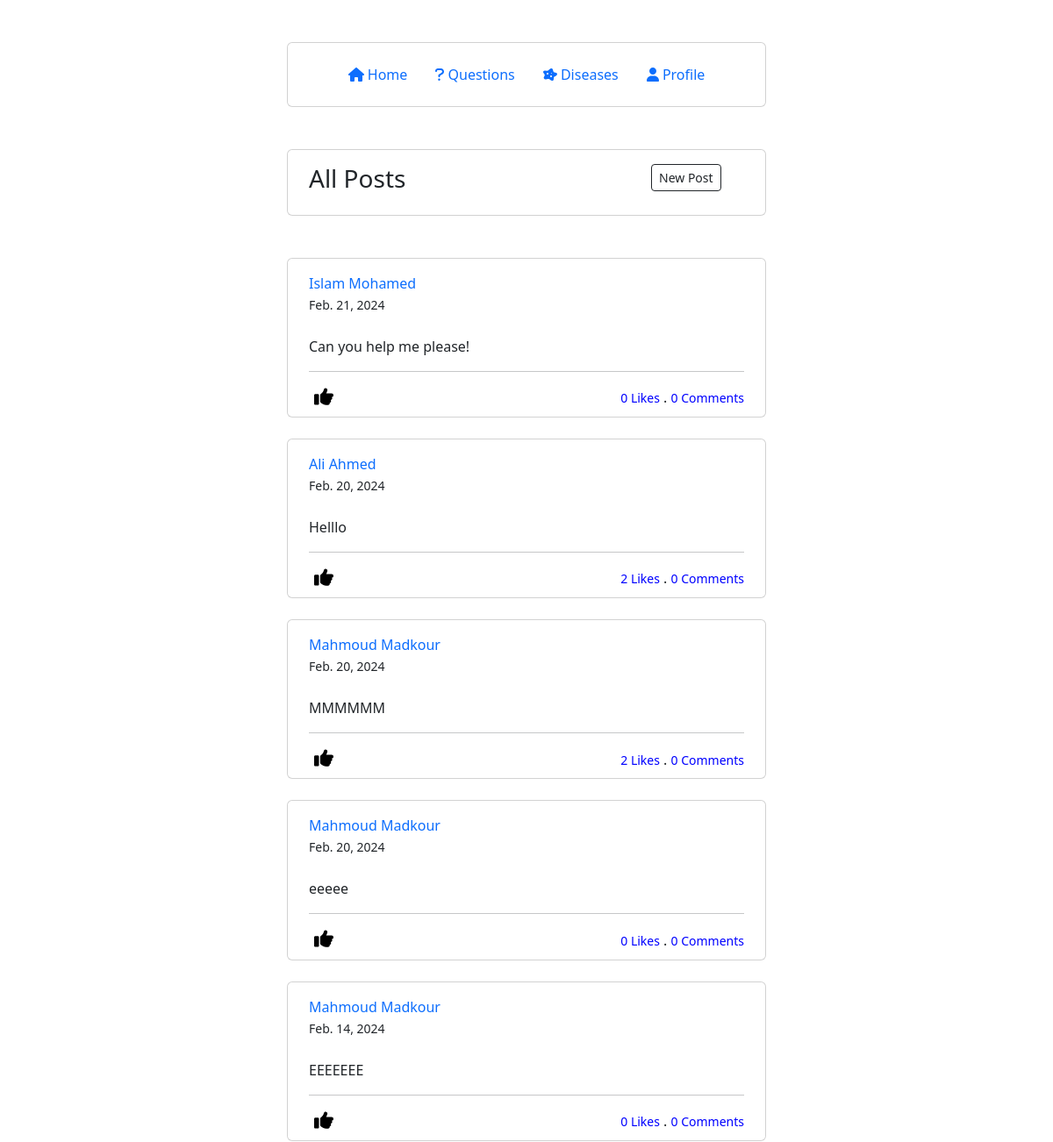
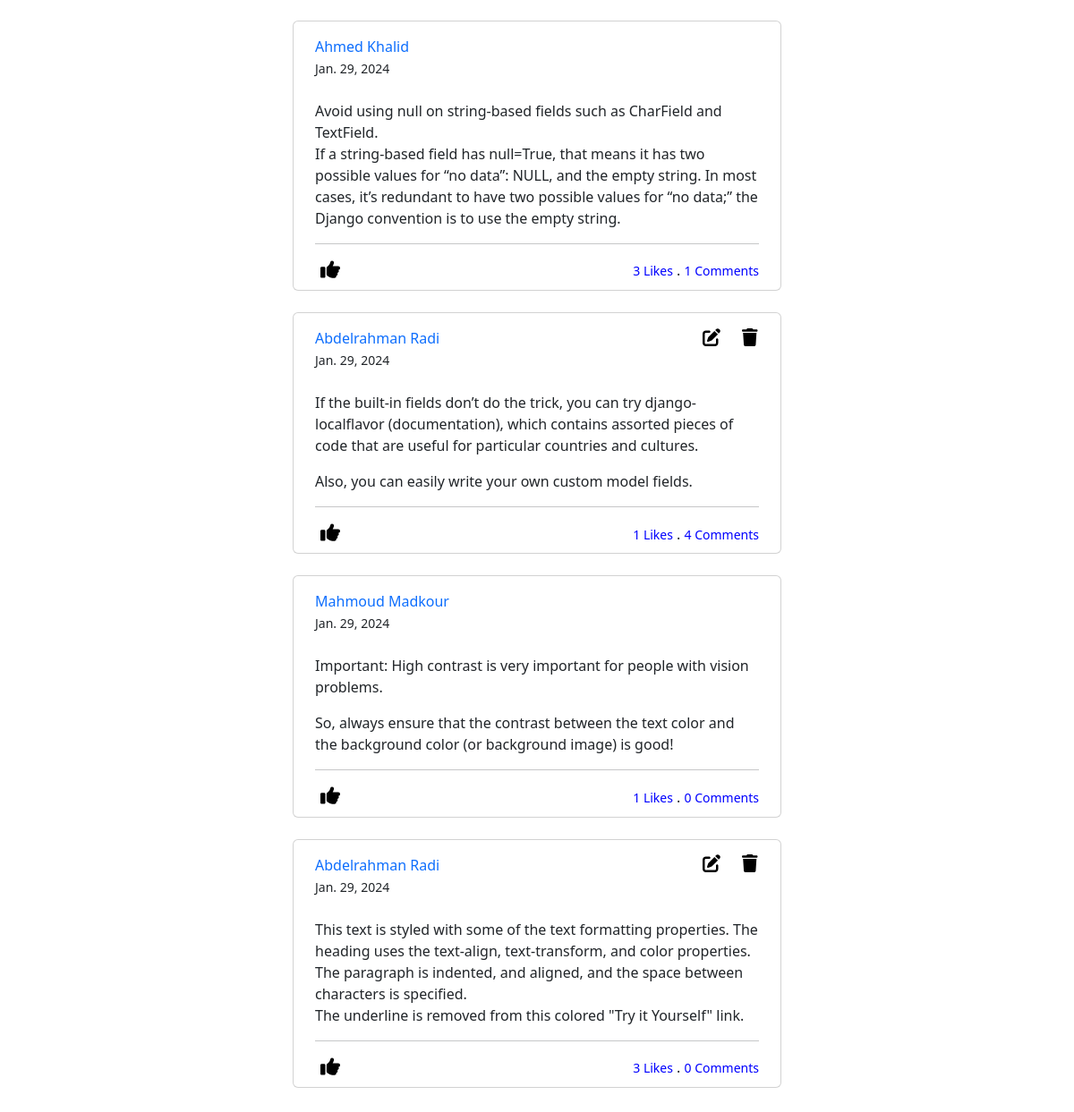
Screenshot of /posts/ (signed in) with the database file from the repository (2 pictures, top to bottom).
### account/models.py (models this page shows, shortened)
class Post(models.Model):
    user = models.ForeignKey(User, on_delete=models.CASCADE, null=True)
    body = models.TextField(max_length=1000, null=True)
    post_likes_count = models.PositiveIntegerField(default=0, null=True)
    created_on = models.DateTimeField(auto_now_add=True, null=True)
    last_modified = models.DateTimeField(auto_now=True, null=True)

### account/views.py (the view, shortened to what this page needs)
# urls.py: path('posts/', views.post_home, name='post_home'),
@login_required(login_url='login')
def post_home(request):
    if request.method == "GET":
        user = request.user
        posts = Post.objects.all().order_by("-created_on")
        likes = PostLikes.objects.filter(user=user)
        combined_data = {}                  # Assuming posts and likes are lists or querysets
        for post in posts:                  # Initialize combined_data with 'unlike' for all posts
            combined_data[post] = 'unlike'
        for like in likes:                  # Update combined_data based on likes
            if like.post in combined_data:
                combined_data[like.post] = 'like'
        post_form = PostForm()
        context = {
            'user': user,
            'combined_data': combined_data,
            'post_form': post_form,
        }
        return render(request, "post/home.html", context)

### account/templates/post/home.html (shortened to what this page needs)
{% extends "base.html" %}
{% block page_content %}
    <div class="container mt-5 mb-5">
        <div class="row d-flex align-items-center justify-content-center">
            <div class="col-md-6">
                <div id="all_posts" class="card">
                    <div class="p-2 ">
                        <div class="row px-3 py-2">
                            <div class="col-9 " class="comment-input">
                                <h3>All Posts</h3>
                            </div>
                            <div class="col-3" class="comment-input">
                                <button onclick="load_page()" class="btn btn-outline-dark btn-sm btn-block">New Post</button>
                            </div>
                        </div>
                    </div>
                </div>
                <br>
                <br>
                {% for post, like in combined_data.items %}
                    <div class="card p-2">
                        <div class="row p-2 px-3">
                            <div class="col-10">
                                {% if user == post.user %}
                                    <a style="text-decoration: none" href="{% url 'user_profile' %}">
                                        <span class="font-weight-bold"> {{ post.user.first_name }} {{ post.user.last_name }} </span><br>
                                    </a>
                                {% else %}
                                    <a style="text-decoration: none" href="{% url 'user_profile_everyone' post.user.id %}">
                                        <span class="font-weight-bold"> {{ post.user.first_name }} {{ post.user.last_name }} </span><br>
                                    </a>
                                {% endif %}
                                <small >{{ post.created_on.date }}</small>
                            </div>
                            {% if user == post.user %}
                                <div class="col-1">
                                    <a style="color: black;" href="{% url 'update_post' post.pk %}">
                                        <i class="fa fa-edit" style="font-size:20px"></i>
                                    </a>
                                </div>
                                <div class="col-1">
                                    <a style="color: black;" href="{% url 'delete_post' post.pk %}">
                                        <i class="fa fa-trash " style="font-size:20px"></i>
                                    </a>
                                </div>
                            {% endif %}
                        </div>
                        <div class="px-3">
                            <p> {{ post.body | linebreaks | safe }} </p>
                            <hr>
                            <div class="d-flex justify-content-between align-items-center">
                                <form action="{% url 'like_post' post.id %}" method="post">
                                    {% if like == 'like' %}
                                        <button type="submit" style="border: none; background: none;">
                                            <i style="color: blue; font-size:22px;" class="fas fa-thumbs-up"></i>
                                        </button>
                                    {% elif like == 'unlike' %}
                                        <button type="submit" style="border: none; background: none;">
                                            <i style="color: black; font-size:22px;" class="fas fa-thumbs-up"></i>
                                        </button>
                                    {% endif %}
                                </form>
                                <div>
                                    {% if post.post_likes_count > 0 %}
                                        <a style="text-decoration: none; color:blue;" href="{% url 'all_likes_post' post.pk %}">
                                            <small> {{ post.post_likes_count }} Likes</small>
                                        </a>
                                    {% else %}
                                        <small style="color:blue;"> {{ post.post_likes_count }} Likes</small>
                                    {% endif %}
                                    <span> . </span>
                                    <a style="text-decoration: none; color:blue;" href="{% url 'post_detail' post.pk %}">
                                        <small> {{ post.comment_set.count }} Comments</small>
                                    </a>
                                </div>
                            </div>
                        </div>
                    </div>
                    <br>
                {% endfor %}
            </div>
        </div>
    </div>
{% endblock page_content %}

### static/css/base.css (style rules this page uses)
body { background-color: #eee; font-family: "Poppins", sans-serif; font-weight: 300 }
.card { border:none }
hr { color: #a09c9c; margin-top: 4px; margin-bottom: 8px }

### rows the page displays
Post: user.first_name "Islam", user.last_name "Mohamed", created_on "Feb. 21, 2024", body "Can you help me please!", post_likes_count "0", comment_set.count "0"
Post: user.first_name "Ali", user.last_name "Ahmed", created_on "Feb. 20, 2024", body "Helllo", post_likes_count "2", comment_set.count "0"
Post: user.first_name "Mahmoud", user.last_name "Madkour", created_on "Feb. 20, 2024", body "MMMMMM", post_likes_count "2", comment_set.count "0"
Post: user.first_name "Mahmoud", user.last_name "Madkour", created_on "Feb. 20, 2024", body "eeeee", post_likes_count "0", comment_set.count "0"
Post: user.first_name "Mahmoud", user.last_name "Madkour", created_on "Feb. 14, 2024", body "EEEEEEE", post_likes_count "0", comment_set.count "0"
Post: user.first_name "Ahmed", user.last_name "Khalid", created_on "Jan. 29, 2024", body "Avoid using null on string-based fields such as CharField and TextField. If a string-based field has null=True, that means it has two possible values for “no data”: NULL, and the empty string. In most cases, it’s redundant to have two possible values for “no data;” the Django convention is to use the empty string.", post_likes_count "3", comment_set.count "1"
Post: user.first_name "Abdelrahman", user.last_name "Radi", created_on "Jan. 29, 2024", body "If the built-in fields don’t do the trick, you can try django-localflavor (documentation), which contains assorted pieces of code that are useful for particular countries and cultures. Also, you can easily write your own custom model fields.", post_likes_count "1", comment_set.count "4"
Post: user.first_name "Mahmoud", user.last_name "Madkour", created_on "Jan. 29, 2024", body "Important: High contrast is very important for people with vision problems. So, always ensure that the contrast between the text color and the background color (or background image) is good!", post_likes_count "1", comment_set.count "0"
Post: user.first_name "Abdelrahman", user.last_name "Radi", created_on "Jan. 29, 2024", body "This text is styled with some of the text formatting properties. The heading uses the text-align, text-transform, and color properties. The paragraph is indented, and aligned, and the space between characters is specified. The underline is removed from this colored \"Try it Yourself\" link.", post_likes_count "3", comment_set.count "0"
